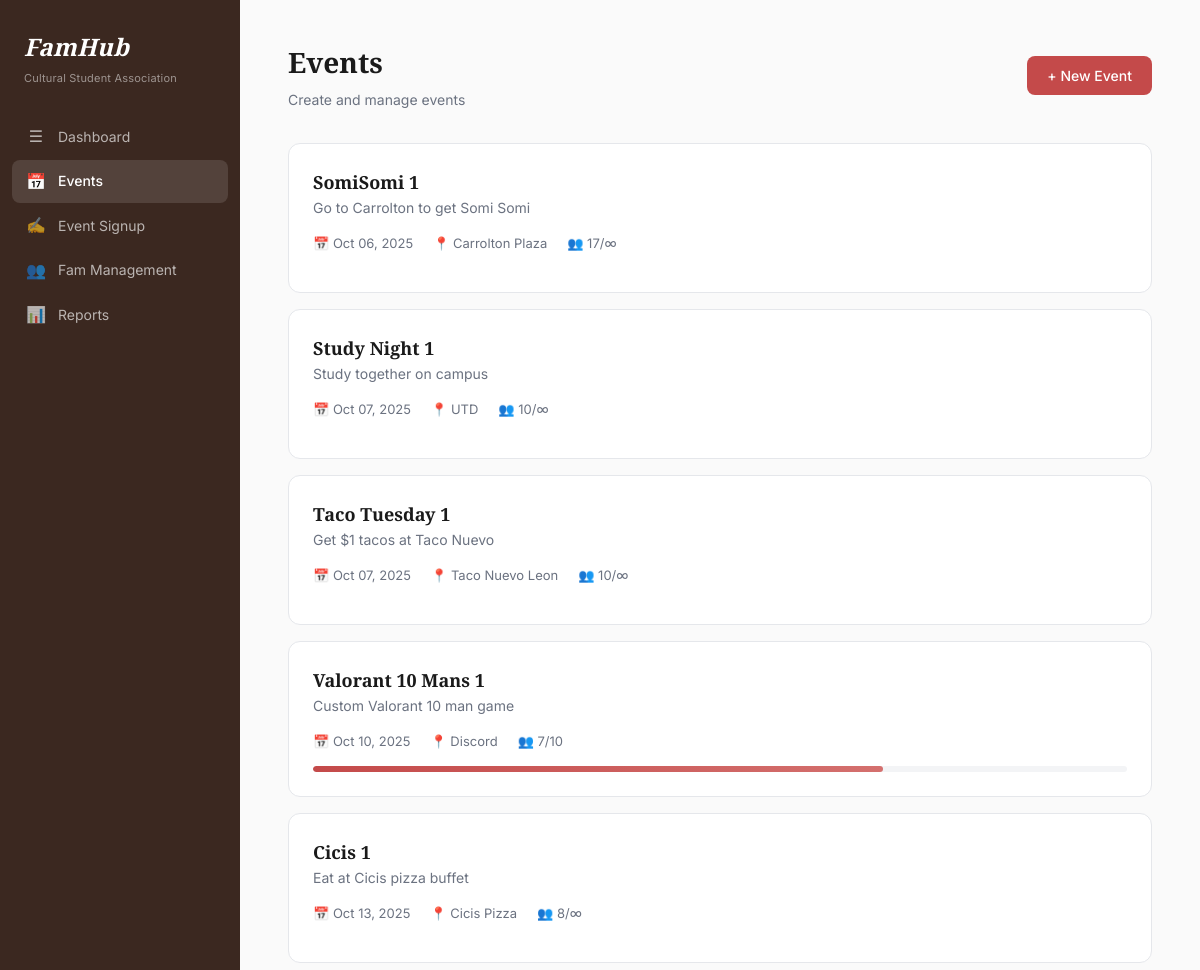
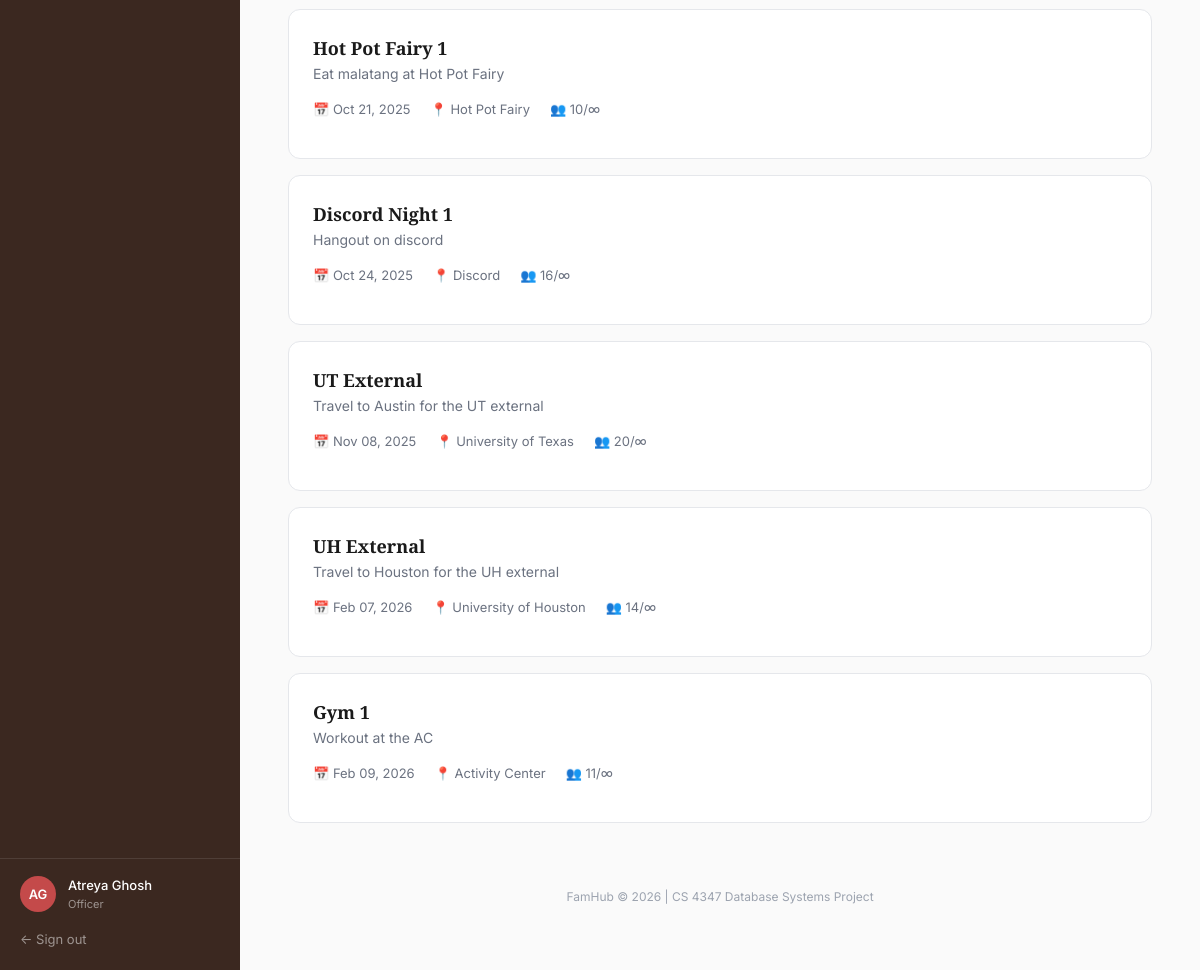
Screenshot of /event_form.php (signed in) with the database file from the repository (2 pictures, top to bottom).
### tables this page shows
CREATE TABLE member (
    net_id VARCHAR(10) PRIMARY KEY,
    first_name VARCHAR(50) NOT NULL,
    last_name VARCHAR(50) NOT NULL,
    year ENUM('freshman', 'sophomore', 'junior', 'senior', 'graduate') NOT NULL,
    major VARCHAR(100) DEFAULT NULL,
    join_date DATE DEFAULT (CURRENT_DATE),
    fam_id INT,
    FOREIGN KEY (fam_id) REFERENCES family(fam_id)
        ON DELETE SET NULL
        ON UPDATE CASCADE
);

CREATE TABLE event (
    event_id INT PRIMARY KEY AUTO_INCREMENT,
    event_name VARCHAR(100) NOT NULL,
    description TEXT DEFAULT NULL,
    location VARCHAR(200) DEFAULT NULL,
    event_date DATE DEFAULT NULL,
    start_time TIME DEFAULT NULL,
    capacity INT DEFAULT NULL
);

### user_info.php (called while the page is built, shortened)
<?php
require_once 'db.php';
$_stmt = $conn->prepare("SELECT first_name, last_name FROM member WHERE net_id = ?");
$_stmt->bind_param("s", $_SESSION['net_id']);
$_stmt->execute();
$_row = $_stmt->get_result()->fetch_assoc();
$user_first    = $_row['first_name'] ?? 'User';
$user_last     = $_row['last_name']  ?? '';
$user_initials = strtoupper(substr($user_first, 0, 1) . substr($user_last, 0, 1));
?>

### event_form.php (the view, shortened to what this page needs)
<?php
require_once 'user_info.php';
?>
<!DOCTYPE html>
<html lang="en">
<head>
    <link rel="stylesheet" href="styles.css">
</head>
<body>
    <aside class="sidebar">
        <div class="sidebar-brand">
            <h1>FamHub</h1>
            <p>Cultural Student Association</p>
        </div>
        <nav class="sidebar-nav">
            <ul>
                <li><a href="dashboard.php"><span class="nav-icon">&#9776;</span> Dashboard</a></li>
                <li><a href="event_form.php" class="active"><span class="nav-icon">&#128197;</span> Events</a></li>
                <li><a href="event_signup.php"><span class="nav-icon">&#9997;</span> Event Signup</a></li>
                <li><a href="fam_management.php"><span class="nav-icon">&#128101;</span> Fam Management</a></li>
                <li><a href="reports.php"><span class="nav-icon">&#128202;</span> Reports</a></li>
            </ul>
        </nav>
        <div class="sidebar-user">
            <div class="user-avatar"><?= $user_initials ?></div>
            <div class="user-info">
                <div class="user-name"><?= htmlspecialchars($user_first . ' ' . $user_last) ?></div>
                <div class="user-role">Officer</div>
            </div>
        </div>
        <div class="sidebar-signout">
            <a href="logout.php">&#8592; Sign out</a>
        </div>
    </aside>
    <main class="main-content">
        <?php
        require_once 'db.php';
        $sql = "SELECT e.*,
                       (SELECT COUNT(*) FROM attendance a WHERE a.event_id = e.event_id) as current_attendance
                FROM event e
                ORDER BY e.event_date ASC";
        $result = $conn->query($sql);
        $events = $result->fetch_all(MYSQLI_ASSOC);
        ?>
        <div class="page-header">
            <div class="page-header-row">
                <div>
                    <h1>Events</h1>
                    <p>Create and manage events</p>
                </div>
                <button class="btn btn-primary" onclick="document.getElementById('new-event-form').style.display = document.getElementById('new-event-form').style.display === 'none' ? 'block' : 'none'">+ New Event</button>
            </div>
        </div>
        <?php foreach ($events as $event): ?>
        <div class="event-card">
            <h3><?= htmlspecialchars($event['event_name']) ?></h3>
            <p class="event-description"><?= htmlspecialchars($event['description']) ?></p>
            <div class="event-meta">
                <span>&#128197; <?= date('M d, Y', strtotime($event['event_date'])) ?></span>
                <span>&#128205; <?= htmlspecialchars($event['location'] ?: 'No location set') ?></span>
                <span>&#128101; <?= $event['current_attendance'] ?>/<?= $event['capacity'] ?: '∞' ?></span>
            </div>
            <?php if ($event['capacity']): ?>
            <div class="progress-bar">
                <div class="progress-fill" style="width: <?= min(100, ($event['current_attendance'] / $event['capacity']) * 100) ?>%;"></div>
            </div>
            <?php endif; ?>
        </div>
        <?php endforeach; ?>
        <footer>
            <p>FamHub &copy; 2026 | CS 4347 Database Systems Project</p>
        </footer>
    </main>
</body>
</html>

### rows the page displays
member: user_initials "AG", first_name+last_name "Atreya Ghosh"
event: event_name "SomiSomi 1", description "Go to Carrolton to get Somi Somi", event_date "Oct 06, 2025", location "Carrolton Plaza", current_attendance "17", capacity "∞"
event: event_name "Study Night 1", description "Study together on campus", event_date "Oct 07, 2025", location "UTD", current_attendance "10", capacity "∞"
event: event_name "Taco Tuesday 1", description "Get $1 tacos at Taco Nuevo", event_date "Oct 07, 2025", location "Taco Nuevo Leon", current_attendance "10", capacity "∞"
event: event_name "Valorant 10 Mans 1", description "Custom Valorant 10 man game", event_date "Oct 10, 2025", location "Discord", current_attendance "7", capacity "10", min(100, ($event['current_attendance'] / $event['capacity']) * 100) 70 (drawn)
event: event_name "Cicis 1", description "Eat at Cicis pizza buffet", event_date "Oct 13, 2025", location "Cicis Pizza", current_attendance "8", capacity "∞"
event: event_name "Hot Pot Fairy 1", description "Eat malatang at Hot Pot Fairy", event_date "Oct 21, 2025", location "Hot Pot Fairy", current_attendance "10", capacity "∞"
event: event_name "Discord Night 1", description "Hangout on discord", event_date "Oct 24, 2025", location "Discord", current_attendance "16", capacity "∞"
event: event_name "UT External", description "Travel to Austin for the UT external", event_date "Nov 08, 2025", location "University of Texas", current_attendance "20", capacity "∞"
event: event_name "UH External", description "Travel to Houston for the UH external", event_date "Feb 07, 2026", location "University of Houston", current_attendance "14", capacity "∞"
event: event_name "Gym 1", description "Workout at the AC", event_date "Feb 09, 2026", location "Activity Center", current_attendance "11", capacity "∞"
